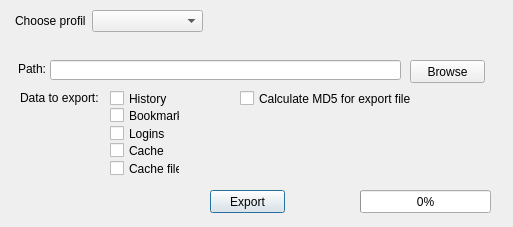
<?xml version="1.0" encoding="UTF-8"?>
<ui version="4.0">
 <class>Export</class>
 <widget class="QDialog" name="Export">
  <property name="geometry">
   <rect>
    <x>0</x>
    <y>0</y>
    <width>513</width>
    <height>227</height>
   </rect>
  </property>
  <property name="sizePolicy">
   <sizepolicy hsizetype="Fixed" vsizetype="Fixed">
    <horstretch>0</horstretch>
    <verstretch>0</verstretch>
   </sizepolicy>
  </property>
  <property name="minimumSize">
   <size>
    <width>513</width>
    <height>227</height>
   </size>
  </property>
  <property name="maximumSize">
   <size>
    <width>513</width>
    <height>227</height>
   </size>
  </property>
  <property name="windowTitle">
   <string>Dialog</string>
  </property>
  <widget class="QLineEdit" name="pathInputText">
   <property name="geometry">
    <rect>
     <x>50</x>
     <y>60</y>
     <width>351</width>
     <height>20</height>
    </rect>
   </property>
  </widget>
  <widget class="QCheckBox" name="historyCheckBox">
   <property name="geometry">
    <rect>
     <x>110</x>
     <y>90</y>
     <width>70</width>
     <height>17</height>
    </rect>
   </property>
   <property name="text">
    <string>History</string>
   </property>
   <property name="checked">
    <bool>false</bool>
   </property>
  </widget>
  <widget class="QCheckBox" name="bookmarksCheckBox">
   <property name="geometry">
    <rect>
     <x>110</x>
     <y>107</y>
     <width>70</width>
     <height>17</height>
    </rect>
   </property>
   <property name="text">
    <string>Bookmarks</string>
   </property>
  </widget>
  <widget class="QCheckBox" name="loginsCheckBox">
   <property name="geometry">
    <rect>
     <x>110</x>
     <y>125</y>
     <width>70</width>
     <height>17</height>
    </rect>
   </property>
   <property name="text">
    <string>Logins</string>
   </property>
  </widget>
  <widget class="QCheckBox" name="cacheCheckBox">
   <property name="geometry">
    <rect>
     <x>110</x>
     <y>142</y>
     <width>70</width>
     <height>17</height>
    </rect>
   </property>
   <property name="text">
    <string>Cache</string>
   </property>
  </widget>
  <widget class="QCheckBox" name="cacheFilesCheckBox">
   <property name="geometry">
    <rect>
     <x>110</x>
     <y>160</y>
     <width>70</width>
     <height>17</height>
    </rect>
   </property>
   <property name="text">
    <string>Cache files</string>
   </property>
  </widget>
  <widget class="QComboBox" name="profilesToExport">
   <property name="geometry">
    <rect>
     <x>92</x>
     <y>10</y>
     <width>111</width>
     <height>22</height>
    </rect>
   </property>
  </widget>
  <widget class="QPushButton" name="exportButton">
   <property name="geometry">
    <rect>
     <x>210</x>
     <y>190</y>
     <width>75</width>
     <height>23</height>
    </rect>
   </property>
   <property name="text">
    <string>Export</string>
   </property>
  </widget>
  <widget class="QLabel" name="dataToExportText">
   <property name="geometry">
    <rect>
     <x>20</x>
     <y>90</y>
     <width>81</width>
     <height>16</height>
    </rect>
   </property>
   <property name="text">
    <string>Data to export:</string>
   </property>
  </widget>
  <widget class="QLabel" name="chooseProfileText">
   <property name="geometry">
    <rect>
     <x>15</x>
     <y>13</y>
     <width>71</width>
     <height>16</height>
    </rect>
   </property>
   <property name="text">
    <string>Choose profile:</string>
   </property>
  </widget>
  <widget class="QLabel" name="pathText">
   <property name="geometry">
    <rect>
     <x>18</x>
     <y>62</y>
     <width>30</width>
     <height>13</height>
    </rect>
   </property>
   <property name="text">
    <string>Path:</string>
   </property>
  </widget>
  <widget class="QCheckBox" name="calculateMD5CheckBox">
   <property name="geometry">
    <rect>
     <x>240</x>
     <y>90</y>
     <width>171</width>
     <height>17</height>
    </rect>
   </property>
   <property name="text">
    <string>Calculate MD5 for export files</string>
   </property>
  </widget>
  <widget class="QProgressBar" name="progressBar">
   <property name="geometry">
    <rect>
     <x>360</x>
     <y>190</y>
     <width>131</width>
     <height>23</height>
    </rect>
   </property>
   <property name="value">
    <number>0</number>
   </property>
  </widget>
  <widget class="QPushButton" name="browseButton">
   <property name="geometry">
    <rect>
     <x>410</x>
     <y>60</y>
     <width>75</width>
     <height>23</height>
    </rect>
   </property>
   <property name="text">
    <string>Browse</string>
   </property>
  </widget>
 </widget>
 <resources/>
 <connections/>
</ui>
